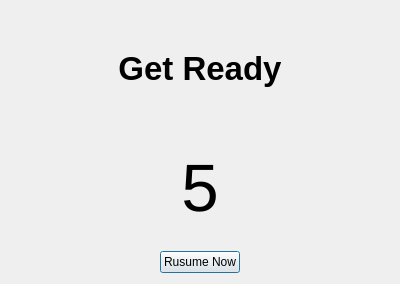
<?xml version="1.0" encoding="UTF-8"?>
<ui version="4.0">
 <class>Timer</class>
 <widget class="QDialog" name="Timer">
  <property name="geometry">
   <rect>
    <x>0</x>
    <y>0</y>
    <width>400</width>
    <height>284</height>
   </rect>
  </property>
  <property name="windowTitle">
   <string>Dialog</string>
  </property>
  <property name="layoutDirection">
   <enum>Qt::LeftToRight</enum>
  </property>
  <layout class="QHBoxLayout" name="horizontalLayout">
   <item>
    <layout class="QVBoxLayout" name="verticalLayout">
     <item>
      <widget class="QLabel" name="label_2">
       <property name="font">
        <font>
         <pointsize>25</pointsize>
         <weight>75</weight>
         <bold>true</bold>
        </font>
       </property>
       <property name="text">
        <string>Get Ready</string>
       </property>
       <property name="alignment">
        <set>Qt::AlignCenter</set>
       </property>
      </widget>
     </item>
     <item>
      <widget class="QLabel" name="label">
       <property name="font">
        <font>
         <pointsize>50</pointsize>
        </font>
       </property>
       <property name="text">
        <string>5</string>
       </property>
       <property name="alignment">
        <set>Qt::AlignCenter</set>
       </property>
      </widget>
     </item>
     <item alignment="Qt::AlignHCenter">
      <widget class="QPushButton" name="pushButton">
       <property name="text">
        <string>Rusume Now</string>
       </property>
      </widget>
     </item>
    </layout>
   </item>
  </layout>
 </widget>
 <resources/>
 <connections/>
</ui>
